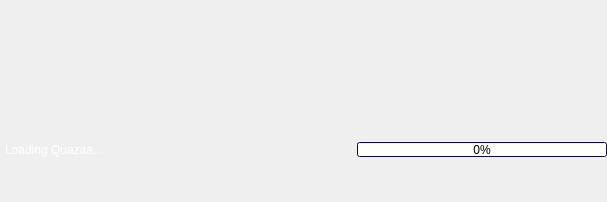
<?xml version="1.0" encoding="UTF-8"?>
<ui version="4.0">
 <class>DialogSplash</class>
 <widget class="QDialog" name="DialogSplash">
  <property name="windowModality">
   <enum>Qt::ApplicationModal</enum>
  </property>
  <property name="geometry">
   <rect>
    <x>0</x>
    <y>0</y>
    <width>607</width>
    <height>202</height>
   </rect>
  </property>
  <property name="minimumSize">
   <size>
    <width>607</width>
    <height>202</height>
   </size>
  </property>
  <property name="maximumSize">
   <size>
    <width>626</width>
    <height>202</height>
   </size>
  </property>
  <property name="windowTitle">
   <string/>
  </property>
  <property name="styleSheet">
   <string notr="true">QDialog {	 
	background-image: url(:/Graphics/Graphics/Splash.png);
}</string>
  </property>
  <property name="modal">
   <bool>true</bool>
  </property>
  <layout class="QGridLayout" name="gridLayout">
   <property name="margin">
    <number>0</number>
   </property>
   <property name="spacing">
    <number>0</number>
   </property>
   <item row="0" column="0">
    <layout class="QGridLayout" name="gridLayout_2">
     <item row="1" column="0">
      <widget class="QLabel" name="labelLogo">
       <property name="styleSheet">
        <string notr="true">background-color: transparent;</string>
       </property>
       <property name="text">
        <string>&lt;!DOCTYPE HTML PUBLIC &quot;-//W3C//DTD HTML 4.0//EN&quot; &quot;http://www.w3.org/TR/REC-html40/strict.dtd&quot;&gt;
&lt;html&gt;&lt;head&gt;&lt;meta name=&quot;qrichtext&quot; content=&quot;1&quot; /&gt;&lt;style type=&quot;text/css&quot;&gt;
p, li { white-space: pre-wrap; }
&lt;/style&gt;&lt;/head&gt;&lt;body style=&quot; font-family:'MS Shell Dlg 2'; font-size:8.25pt; font-weight:400; font-style:normal;&quot;&gt;
&lt;p style=&quot; margin-top:0px; margin-bottom:0px; margin-left:0px; margin-right:0px; -qt-block-indent:0; text-indent:0px;&quot;&gt;&lt;img src=&quot;:/Graphics/Graphics/QuazaaLogo.png&quot; /&gt;&lt;/p&gt;&lt;/body&gt;&lt;/html&gt;</string>
       </property>
      </widget>
     </item>
    </layout>
   </item>
   <item row="1" column="0">
    <widget class="QFrame" name="frame">
     <property name="styleSheet">
      <string notr="true">QFrame {
	
	background-image: url(:/Graphics/Graphics/HeaderBackground.png);
}</string>
     </property>
     <property name="frameShape">
      <enum>QFrame::NoFrame</enum>
     </property>
     <property name="frameShadow">
      <enum>QFrame::Raised</enum>
     </property>
     <layout class="QGridLayout" name="gridLayout_5">
      <property name="leftMargin">
       <number>5</number>
      </property>
      <property name="topMargin">
       <number>2</number>
      </property>
      <property name="rightMargin">
       <number>0</number>
      </property>
      <property name="bottomMargin">
       <number>4</number>
      </property>
      <property name="spacing">
       <number>2</number>
      </property>
      <item row="1" column="2">
       <spacer name="horizontalSpacer_3">
        <property name="orientation">
         <enum>Qt::Horizontal</enum>
        </property>
        <property name="sizeHint" stdset="0">
         <size>
          <width>40</width>
          <height>20</height>
         </size>
        </property>
       </spacer>
      </item>
      <item row="1" column="3">
       <widget class="QProgressBar" name="progressBarStatus">
        <property name="maximumSize">
         <size>
          <width>250</width>
          <height>15</height>
         </size>
        </property>
        <property name="palette">
         <palette>
          <active>
           <colorrole role="WindowText">
            <brush brushstyle="SolidPattern">
             <color alpha="255">
              <red>255</red>
              <green>255</green>
              <blue>255</blue>
             </color>
            </brush>
           </colorrole>
           <colorrole role="Window">
            <brush brushstyle="SolidPattern">
             <color alpha="255">
              <red>17</red>
              <green>13</green>
              <blue>75</blue>
             </color>
            </brush>
           </colorrole>
          </active>
          <inactive>
           <colorrole role="WindowText">
            <brush brushstyle="SolidPattern">
             <color alpha="255">
              <red>255</red>
              <green>255</green>
              <blue>255</blue>
             </color>
            </brush>
           </colorrole>
           <colorrole role="Window">
            <brush brushstyle="SolidPattern">
             <color alpha="255">
              <red>17</red>
              <green>13</green>
              <blue>75</blue>
             </color>
            </brush>
           </colorrole>
          </inactive>
          <disabled>
           <colorrole role="WindowText">
            <brush brushstyle="SolidPattern">
             <color alpha="255">
              <red>118</red>
              <green>116</green>
              <blue>108</blue>
             </color>
            </brush>
           </colorrole>
           <colorrole role="Window">
            <brush brushstyle="SolidPattern">
             <color alpha="255">
              <red>17</red>
              <green>13</green>
              <blue>75</blue>
             </color>
            </brush>
           </colorrole>
          </disabled>
         </palette>
        </property>
        <property name="value">
         <number>0</number>
        </property>
       </widget>
      </item>
      <item row="1" column="0">
       <widget class="QLabel" name="labelStatus">
        <property name="palette">
         <palette>
          <active>
           <colorrole role="WindowText">
            <brush brushstyle="SolidPattern">
             <color alpha="255">
              <red>255</red>
              <green>255</green>
              <blue>255</blue>
             </color>
            </brush>
           </colorrole>
           <colorrole role="Button">
            <brush brushstyle="SolidPattern">
             <color alpha="0">
              <red>0</red>
              <green>0</green>
              <blue>0</blue>
             </color>
            </brush>
           </colorrole>
           <colorrole role="Base">
            <brush brushstyle="SolidPattern">
             <color alpha="0">
              <red>0</red>
              <green>0</green>
              <blue>0</blue>
             </color>
            </brush>
           </colorrole>
           <colorrole role="Window">
            <brush brushstyle="SolidPattern">
             <color alpha="0">
              <red>0</red>
              <green>0</green>
              <blue>0</blue>
             </color>
            </brush>
           </colorrole>
          </active>
          <inactive>
           <colorrole role="WindowText">
            <brush brushstyle="SolidPattern">
             <color alpha="255">
              <red>255</red>
              <green>255</green>
              <blue>255</blue>
             </color>
            </brush>
           </colorrole>
           <colorrole role="Button">
            <brush brushstyle="SolidPattern">
             <color alpha="0">
              <red>0</red>
              <green>0</green>
              <blue>0</blue>
             </color>
            </brush>
           </colorrole>
           <colorrole role="Base">
            <brush brushstyle="SolidPattern">
             <color alpha="0">
              <red>0</red>
              <green>0</green>
              <blue>0</blue>
             </color>
            </brush>
           </colorrole>
           <colorrole role="Window">
            <brush brushstyle="SolidPattern">
             <color alpha="0">
              <red>0</red>
              <green>0</green>
              <blue>0</blue>
             </color>
            </brush>
           </colorrole>
          </inactive>
          <disabled>
           <colorrole role="WindowText">
            <brush brushstyle="SolidPattern">
             <color alpha="255">
              <red>118</red>
              <green>116</green>
              <blue>108</blue>
             </color>
            </brush>
           </colorrole>
           <colorrole role="Button">
            <brush brushstyle="SolidPattern">
             <color alpha="0">
              <red>0</red>
              <green>0</green>
              <blue>0</blue>
             </color>
            </brush>
           </colorrole>
           <colorrole role="Base">
            <brush brushstyle="SolidPattern">
             <color alpha="0">
              <red>0</red>
              <green>0</green>
              <blue>0</blue>
             </color>
            </brush>
           </colorrole>
           <colorrole role="Window">
            <brush brushstyle="SolidPattern">
             <color alpha="0">
              <red>0</red>
              <green>0</green>
              <blue>0</blue>
             </color>
            </brush>
           </colorrole>
          </disabled>
         </palette>
        </property>
        <property name="styleSheet">
         <string notr="true">background-color: transparent;
</string>
        </property>
        <property name="text">
         <string>Loading Quazaa...</string>
        </property>
       </widget>
      </item>
     </layout>
    </widget>
   </item>
  </layout>
 </widget>
 <resources/>
 <connections/>
</ui>
